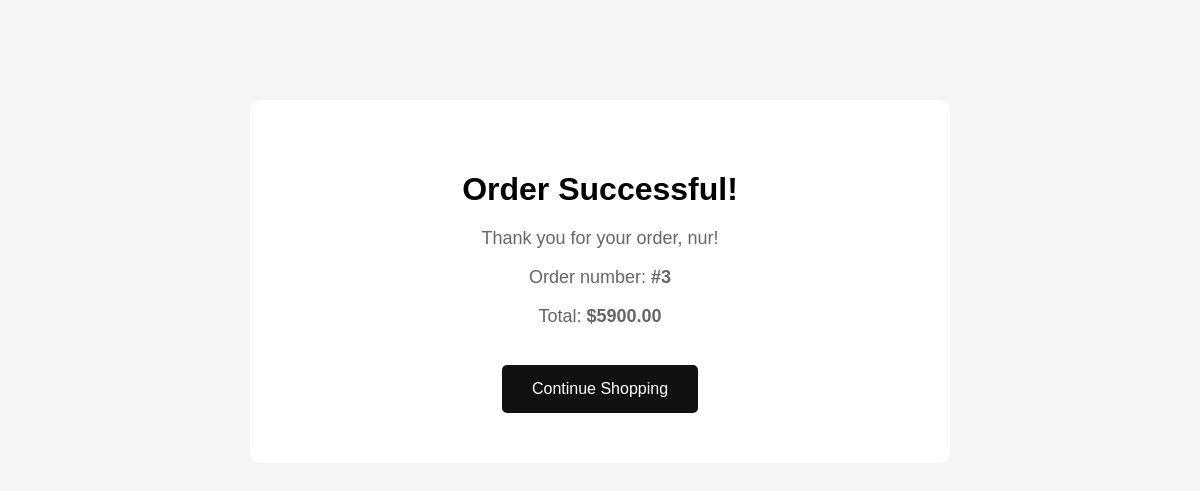
The page /order-success/3/ on the database its author committed.
### catalog/models.py (models this page shows, shortened)
class Order(models.Model):
    STATUS_CHOICES = [
        ("new", "New"),
        ("processing", "Processing"),
        ("shipped", "Shipped"),
        ("delivered", "Delivered"),
        ("cancelled", "Cancelled"),
    ]
    name = models.CharField(max_length=100)
    phone = models.CharField(
        max_length=30
    )
    address = models.TextField()
    total = models.DecimalField(
        max_digits=10,
        decimal_places=2
    )
    status = models.CharField(
        max_length=20,
        choices=STATUS_CHOICES,
        default="new"
    )
    created_at = models.DateTimeField(
        auto_now_add=True
    )

### catalog/views.py (the view)
def order_success(request, pk):
    order = get_object_or_404(
        Order,
        pk=pk
    )
    return render(
        request,
        "catalog/order_success.html",
        {
            "order": order,
        }
    )

### catalog/templates/catalog/order_success.html (shortened to what this page needs)
<!DOCTYPE html>
<html lang="en">
<head>
</head>
<body>
<div class="container">
    <h1>
        Order Successful!
    </h1>
    <p>
        Thank you for your order,
        {{ order.name }}!
    </p>
    <p>
        Order number:
        <strong>
            #{{ order.id }}
        </strong>
    </p>
    <p>
        Total:
        <strong>
            ${{ order.total }}
        </strong>
    </p>
    <a
        href="/"
        class="button"
    >
        Continue Shopping
    </a>
</div>
</body>
</html>

### catalog/templates/catalog/order_success.html (style rules this page uses)
body { margin: 0; font-family: Arial, sans-serif; background: #f5f5f5; }
.container { max-width: 600px; margin: 100px auto; background: white; padding: 50px; text-align: center; border-radius: 10px; }
h1 { margin-bottom: 20px; }
p { color: #666; font-size: 18px; }
.button { display: inline-block; margin-top: 20px; padding: 15px 30px; background: #111; color: white; text-decoration: none; border-radius: 5px; }

### rows shown on the page
Order: name "nur", id "3", total "5900.00"
